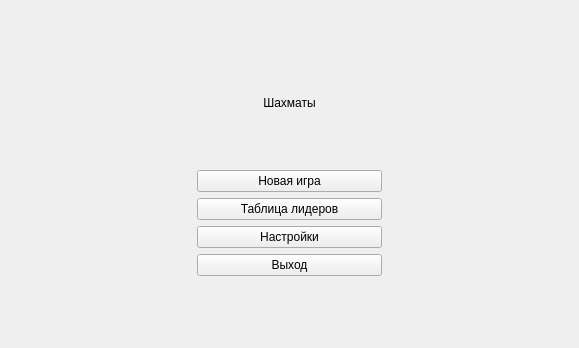
<?xml version="1.0" encoding="UTF-8"?>
<ui version="4.0">
 <class>MenuWindow</class>
 <widget class="QWidget" name="MenuWindow">
  <property name="geometry">
   <rect>
    <x>0</x>
    <y>0</y>
    <width>579</width>
    <height>348</height>
   </rect>
  </property>
  <property name="windowTitle">
   <string>Form</string>
  </property>
  <layout class="QGridLayout" name="gridLayout">
   <item row="0" column="0">
    <layout class="QVBoxLayout" name="verticalLayout" stretch="2,8,6,4">
     <item>
      <spacer name="verticalSpacer_2">
       <property name="orientation">
        <enum>Qt::Vertical</enum>
       </property>
       <property name="sizeType">
        <enum>QSizePolicy::Expanding</enum>
       </property>
       <property name="sizeHint" stdset="0">
        <size>
         <width>20</width>
         <height>40</height>
        </size>
       </property>
      </spacer>
     </item>
     <item>
      <widget class="QLabel" name="labelChess">
       <property name="styleSheet">
        <string notr="true">font: 70pt &quot;Comfortaa&quot;;</string>
       </property>
       <property name="text">
        <string>Шахматы</string>
       </property>
       <property name="alignment">
        <set>Qt::AlignCenter</set>
       </property>
      </widget>
     </item>
     <item>
      <layout class="QHBoxLayout" name="horizontalLayout_3" stretch="1,1,1">
       <property name="sizeConstraint">
        <enum>QLayout::SetMinimumSize</enum>
       </property>
       <item>
        <spacer name="horizontalSpacer">
         <property name="orientation">
          <enum>Qt::Horizontal</enum>
         </property>
         <property name="sizeHint" stdset="0">
          <size>
           <width>40</width>
           <height>20</height>
          </size>
         </property>
        </spacer>
       </item>
       <item>
        <layout class="QVBoxLayout" name="verticalLayout_2" stretch="1,1,1,1">
         <item>
          <widget class="QPushButton" name="buttonNewGame">
           <property name="enabled">
            <bool>true</bool>
           </property>
           <property name="sizePolicy">
            <sizepolicy hsizetype="Minimum" vsizetype="Minimum">
             <horstretch>0</horstretch>
             <verstretch>0</verstretch>
            </sizepolicy>
           </property>
           <property name="minimumSize">
            <size>
             <width>0</width>
             <height>0</height>
            </size>
           </property>
           <property name="focusPolicy">
            <enum>Qt::NoFocus</enum>
           </property>
           <property name="text">
            <string>Новая игра</string>
           </property>
          </widget>
         </item>
         <item>
          <widget class="QPushButton" name="buttonLiderboard">
           <property name="sizePolicy">
            <sizepolicy hsizetype="Minimum" vsizetype="Minimum">
             <horstretch>0</horstretch>
             <verstretch>0</verstretch>
            </sizepolicy>
           </property>
           <property name="focusPolicy">
            <enum>Qt::NoFocus</enum>
           </property>
           <property name="text">
            <string>Таблица лидеров</string>
           </property>
          </widget>
         </item>
         <item>
          <widget class="QPushButton" name="buttonSettings">
           <property name="sizePolicy">
            <sizepolicy hsizetype="Minimum" vsizetype="Minimum">
             <horstretch>0</horstretch>
             <verstretch>0</verstretch>
            </sizepolicy>
           </property>
           <property name="focusPolicy">
            <enum>Qt::NoFocus</enum>
           </property>
           <property name="text">
            <string>Настройки</string>
           </property>
          </widget>
         </item>
         <item>
          <widget class="QPushButton" name="buttonExit">
           <property name="sizePolicy">
            <sizepolicy hsizetype="Minimum" vsizetype="Minimum">
             <horstretch>0</horstretch>
             <verstretch>0</verstretch>
            </sizepolicy>
           </property>
           <property name="focusPolicy">
            <enum>Qt::NoFocus</enum>
           </property>
           <property name="text">
            <string>Выход</string>
           </property>
          </widget>
         </item>
        </layout>
       </item>
       <item>
        <spacer name="horizontalSpacer_2">
         <property name="orientation">
          <enum>Qt::Horizontal</enum>
         </property>
         <property name="sizeHint" stdset="0">
          <size>
           <width>40</width>
           <height>20</height>
          </size>
         </property>
        </spacer>
       </item>
      </layout>
     </item>
     <item>
      <spacer name="verticalSpacer">
       <property name="orientation">
        <enum>Qt::Vertical</enum>
       </property>
       <property name="sizeType">
        <enum>QSizePolicy::Preferred</enum>
       </property>
       <property name="sizeHint" stdset="0">
        <size>
         <width>20</width>
         <height>30</height>
        </size>
       </property>
      </spacer>
     </item>
    </layout>
   </item>
  </layout>
 </widget>
 <resources/>
 <connections/>
</ui>
